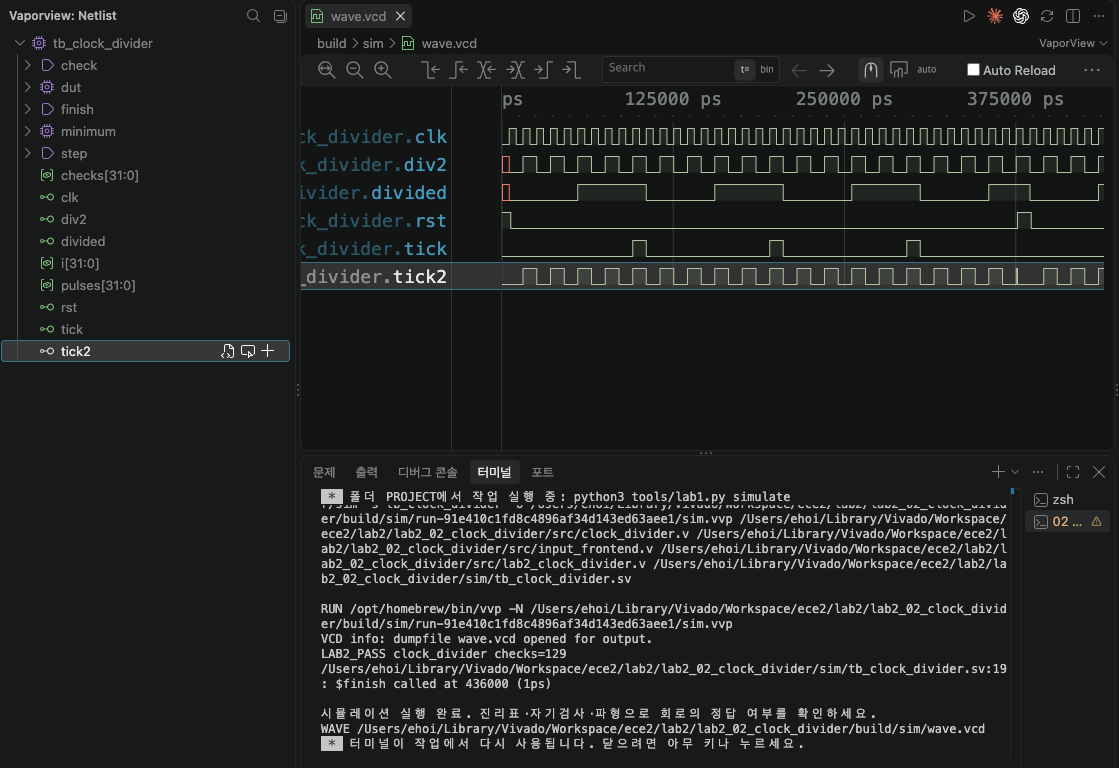
#> input picture lab2/lab2_02_clock_divider/evidence/normal/normal_screenshot.png, 1119 x 768 px, found by its file name
$ python build_lab2_report.py
#> lines starting #> are read from the running program, lines starting #| are printed output that depends on the picture
from pathlib import Path

from PIL import Image
from docx import Document
from docx.enum.section import WD_SECTION
from docx.enum.table import WD_CELL_VERTICAL_ALIGNMENT
from docx.enum.text import WD_ALIGN_PARAGRAPH
from docx.oxml import OxmlElement
from docx.oxml.ns import qn
from docx.shared import Inches, Pt, RGBColor


ROOT = Path('/Users/ehoi/Library/Vivado/Workspace/ece2/lab2')
OUT = ROOT / 'reports' / 'LAB2_실험전보고서.docx'
FONT_BODY = 'NanumBarunGothicOTF'
FONT_HEAD = 'NanumSquareOTF'
FONT_CODE = 'Menlo'
NAVY = '203B5A'
PALE = 'EAF1F7'
GRAY = 'D9D9D9'
ASSET_DIR = ROOT / 'reports' / 'evidence_crops'
COLUMN_WIDTH = 3.12


LABS = [
    {
        'id':'01','name':'4비트 업다운 카운터','module':'counter4','end':'356 ns','checks':'36',
        'goal':'동기식 리셋과 enable 제어를 갖는 4비트 업다운 카운터를 설계한다. down이 0이면 증가하고 1이면 감소하며, 4비트 범위 끝에서 자연스럽게 순환한다.',
        'structure':'상승 에지에서 rst를 가장 먼저 확인한다. rst가 1이면 value를 0으로 만들고, 그렇지 않을 때 enable이 1이면 down 방향에 따라 1을 더하거나 뺀다. enable이 0인 동안에는 값이 유지된다. 보드용 입력 전처리기와 top은 별도 RTL이며 이 TB는 counter4 코어만 검사한다.',
        'code':"""always @(posedge clk) begin
    if (rst) value <= 4'd0;
    else if (enable) begin
        if (down) value <= value - 4'd1;
        else value <= value + 4'd1;
    end
end""",
        'input':'TB의 clk 주기는 10 ns이다. reset 후 enable을 켜고 down=0으로 16번 검사해 0, 1, …, 15, 0을 확인한다. 이어 down=1로 16번 검사해 15, 14, …, 0, 15가 되는지 확인한다. enable을 내리면 값이 유지되어야 하며, reset과 enable이 함께 1일 때 reset이 우선해야 한다.',
        'normal':'LAB2_PASS counter4 checks=36. 종료 356 ns. 36개 자기검사에서 리셋, 양방향 증가·감소, 랩어라운드, hold 및 리셋 우선순위가 통과했다. input_frontend, XDC 핀 배치와 보드 동작을 검증한 결과는 아니다.',
        'normal_img':ROOT/'lab2_01_counter/evidence/normal/counter4_normal_waveform.png',
        'normal_caption':'전체 구간에서 15→0 및 0→15 순환과 종료 직전 hold·동기 리셋을 확인한다.',
        'mod':'교안에는 별도의 수정 실험이 제시되지 않는다. 정상 RTL과 TB를 그대로 두며, 임의의 고장을 주입하거나 수정 FAIL을 만들지 않았다.',
        'failure':'해당 없음','modified_img':None,
        'conclusion':'정상 파형은 각 상승 에지에서만 value가 변하고, enable이 꺼진 동안 값을 보존함을 보인다. 4비트 산술에 따라 증가·감소 경계에서 순환한다. 검증 범위는 코어 TB에 한정된다.',
        'pdf':'05.LAB2_01_COUNTER_VIVADO.pdf, 14–22쪽, 33–40쪽'
    },
    {
        'id':'02','name':'클록 분주기','module':'clock_divider','end':'436 ns','checks':'129',
        'goal':'입력 클록을 정수 비율로 분주해 관찰용 사각파 divided와 한 클록 폭 enable 신호 tick을 만든다.',
        'structure':'count는 DIVISOR−1까지 센 뒤 0으로 돌아간다. 짝수 DIVISOR에서 count가 절반 주기 경계에 도달하면 divided를 올리고 전체 주기 경계에서 내리므로 high·low 길이가 같다. tick은 count가 마지막 값일 때 1이며 다른 순차 회로의 enable로 사용한다. 테스트벤치에는 DIVISOR=10과 최소 허용값 2가 포함된다.',
        'code':"""localparam integer WIDTH = $clog2(DIVISOR);
reg [WIDTH-1:0] count;
assign tick = !rst && (count == DIVISOR - 1);
always @(posedge clk) begin
    if (rst) begin count <= 0; divided <= 1'b0; end
    else begin
        if (count == DIVISOR - 1) count <= 0;
        else count <= count + 1'b1;
        if (count == DIVISOR/2 - 1) divided <= 1'b1;
        else if (count == DIVISOR - 1) divided <= 1'b0;
    end
end""",
        'input':'TB clk는 10 ns 주기다. reset 뒤 DIVISOR=10에서 30주기 동안 divided의 위상·50% duty 및 마지막 count에서의 tick을 확인한다. DIVISOR=2 인스턴스에서도 매 2주기 출력과 enable pulse를 확인하고, 중간 reset 후 처음부터 다시 시작하는지 검사한다.',
        'normal':'LAB2_PASS clock_divider checks=129. 종료 436 ns. DIVISOR=10, 2의 duty와 위상, tick 시점·소비 pulse, reset 및 재시작 검사가 모두 통과했다.',
        'normal_img':ROOT/'lab2_02_clock_divider/evidence/normal/normal_screenshot.png',
        'normal_caption':'정상 VaporView 화면의 divided, tick 및 DIVISOR=2 출력·tick 파형.',
        'mod':'교안 지시에 따라 divided 상승 비교식을 count == DIVISOR/2 - 1에서 count == DIVISOR/2로 잠시 바꾸고 TB는 유지한다. DIVISOR=2에서는 상승 조건과 하강 조건이 겹쳐 첫 활성 에지 이후에도 div2가 낮게 남는다.',
        'failure':'16 ns · minimum divisor duty 검사. 기대 div2=1, 실제 div2=0. 원본 TB가 첫 불일치에서 중단했다. RTL을 원복해 LAB2_PASS clock_divider checks=129를 다시 확인했다.',
        'modified_img':ROOT/'lab2_02_clock_divider/evidence/modified/clock_divider_modified_waveform.png',
        'modified_caption':'수정 파형에서 16 ns 실패 직전 div2는 계속 0이며 tick2가 15 ns에 올라간다.',
        'conclusion':'상태 카운트는 계속 주 클록의 상승 에지에서 갱신한다. 10분주 비교식은 상승 경계를 한 주기 늦춰 60 ns low, 40 ns high가 되며, DIVISOR=2의 검사는 경계 조건이 겹치는 결함을 잡아낸다.',
        'pdf':'05.LAB2_02_CLOCK_DIVIDER_VIVADO.pdf, 13–17쪽, 34–44쪽'
    },
    {
        'id':'03','name':'레지스터 쌍','module':'register_pair','end':'66 ns','checks':'7',
        'goal':'입력값 저장용 stored와 저장값 전달용 value를 분리해, 저장·전달 제어의 우선순위와 동시 동작을 확인한다.',
        'structure':'두 4비트 레지스터는 모두 clk 상승 에지에서 갱신된다. reset은 둘 다 0으로 만든다. load와 transfer는 독립된 조건문이므로 동시에 동작할 수 있다. nonblocking 대입 때문에 같은 에지에서 value가 받는 것은 갱신 전 stored 값이다.',
        'code':"""always @(posedge clk) begin
    if (rst) begin
        stored <= 4'd0;
        value <= 4'd0;
    end else begin
        if (load) stored <= data_in;
        if (transfer) value <= stored;
    end
end""",
        'input':'clk 주기 10 ns. reset 뒤 data_in=A를 load해 stored=A,value=0을 확인한다. data_in을 3으로 바꾼 채 transfer하면 value=A여야 한다. load와 transfer를 같이 켜면 stored는 3으로 갱신되지만 value는 이전 A를 받아야 하며, 다음 전달 에지에는 value=3이 된다. 이후 hold와 reset 우선순위를 확인한다.',
        'normal':'LAB2_PASS register_pair checks=7. 종료 66 ns. reset, load만 수행, 저장값 전달, 동시 동작에서 이전 stored 사용, 다음 에지 전달, hold, reset 우선순위를 확인했다.',
        'normal_img':ROOT/'lab2_03_register/evidence/normal/normal_screenshot.png',
        'normal_caption':'정상 VaporView 캡처. 신호 트리에는 stored와 value가 있으나 표시된 파형 행에는 포함되지 않았다.',
        'mod':'교안 지시에 따라 transfer 대입의 우변을 stored에서 data_in으로 바꾸고 TB는 그대로 둔다. 이 수정은 등록된 값을 전달하지 않고 전달 에지의 입력을 직접 value에 저장한다.',
        'failure':'26 ns · transfer stored not live input 검사. 기대 stored=A,value=A, 즉 8’hAA였으나 실제 stored=A,value=3, 즉 8’hA3였다. RTL 원복 후 LAB2_PASS register_pair checks=7을 확인했다.',
        'modified_img':ROOT/'lab2_03_register/evidence/modified/register_pair_modified_waveform.png',
        'modified_caption':'25 ns 전달 에지에서 stored=A와 data_in=3이 함께 보이고, 수정 회로의 value는 3으로 갱신된다.',
        'conclusion':'저장 단계와 전달 단계는 독립된 레지스터 동작이다. 동시 갱신 시 오른쪽 값은 에지 직전의 stored라는 점을 TB가 검사한다. 정상 스크린샷에서 출력 bus가 표시되지 않으므로 수정 파형과 보관 VCD를 함께 해석한다.',
        'pdf':'05.LAB2_03_REGISTER_VIVADO.pdf, 13–14쪽, 35–44쪽'
    },
    {
        'id':'04','name':'4비트 시프트 레지스터','module':'shift_register4','end':'106 ns','checks':'8',
        'goal':'직렬 입력 비트를 최상위 비트에 넣고, 매 enable 에지마다 기존 비트를 하위 방향으로 한 칸 이동한다.',
        'structure':'동기 reset은 값을 0으로 만든다. enable이 1일 때만 {serial_in,value[3:1]}을 저장하므로 serial_in은 bit 3으로 들어가고 기존 bit 3:1은 bit 2:0으로 이동한다. enable=0이면 값은 유지된다.',
        'code':"""always @(posedge clk) begin
    if (rst) value <= 4'd0;
    else if (enable)
        value <= {serial_in, value[3:1]};
end""",
        'input':'TB에서 reset 이후 enable=1로 serial_in=1을 인가하고 15 ns 상승 에지에서 샘플링한다. 입력 1은 value=1000이 되어야 한다. 이어 입력 비트를 이동하며 출력 상태를 검사하고, enable을 내린 구간에서는 값이 변하지 않아야 한다.',
        'normal':'LAB2_PASS shift_register4 checks=8. 종료 106 ns. 입력이 MSB로 들어가고 이후 이동·유지 동작이 TB 기대값을 통과했다.',
        'normal_img':ROOT/'lab2_04_shift_register/evidence/normal/normal_screenshot.png',
        'normal_caption':'정상 실행 VaporView 파형과 PASS 로그.',
        'mod':'교안의 수정은 다음 상태 연결을 {serial_in,value[3:1]}에서 {value[2:0],serial_in}으로 바꾸는 것이다. 즉 입력이 LSB로 들어가며 기존 비트는 반대 방향으로 이동한다. TB 기대값은 유지한다.',
        'failure':'16 ns · input enters MSB 검사. 첫 입력 1 뒤 기대값은 1000, 실제 변경 RTL은 0001이다. RTL 원복 후 LAB2_PASS shift_register4 checks=8, 종료 106 ns를 다시 확인했다.',
        'modified_img':ROOT/'lab2_04_shift_register/evidence/modified/waveform.png',
        'modified_caption':'첫 enable 상승 에지에서 serial_in=1이 bit 0에 나타나며 16 ns 검사에서 실패한다.',
        'conclusion':'연결 순서가 직렬 데이터의 유입 방향을 결정한다. 첫 입력만으로 어느 비트에 데이터가 들어갔는지 분명히 구분되며, 수정 실험 로그와 파형이 교안 예상과 일치한다.',
        'pdf':'05.LAB2_04_SHIFT_REGISTER_VIVADO.pdf, RTL·정상 검사 절, 수정 실험 41쪽'
    },
    {
        'id':'05','name':'4비트 PISO 레지스터','module':'piso4','end':'976 ns','checks':'114',
        'goal':'4비트 데이터를 병렬로 적재한 뒤 MSB부터 한 비트씩 직렬 출력한다.',
        'structure':'serial_out은 value[3]에 연결된다. clk 상승 에지에서 reset, load, enable 순서로 동작을 선택한다. load가 우선하며 data_in을 병렬 적재한다. enable은 {value[2:0],1’b0}로 왼쪽 이동하고 빈 LSB를 0으로 채운다.',
        'code':"""assign serial_out = value[3];
always @(posedge clk) begin
    if (rst) value <= 4'd0;
    else if (load) value <= data_in;
    else if (enable)
        value <= {value[2:0], 1'b0};
end""",
        'input':'TB는 데이터를 load한 뒤 네 번 enable해 MSB 우선으로 직렬 비트를 읽는다. 먼저 word=0을 전달한 뒤 word=1을 병렬 적재한다. word=1의 첫 직렬 비트는 bit[3]=0이어야 한다. 총 114개 비교로 reset, load, shift, 출력 순서를 확인한다.',
        'normal':'LAB2_PASS piso4 checks=114. 종료 976 ns. 적재 우선순위와 MSB-first 네 비트 전송을 포함한 검사가 모두 통과했다.',
        'normal_img':ROOT/'lab2_05_piso/evidence/normal/normal_screenshot.png',
        'normal_caption':'정상 실행에서 value와 MSB 직렬 출력의 동작을 확인한다.',
        'mod':'교안의 수정은 serial_out을 value[3]에서 value[0]으로 바꾸는 것이다. TB는 MSB 우선 기대값을 유지하므로 LSB 출력은 첫 데이터에서 바로 어긋난다.',
        'failure':'86 ns · MSB first before edge 검사. word=1에서 기대 serial_out=0, 수정 RTL의 실제 serial_out=1이다. 정상 RTL 복구 후 LAB2_PASS piso4 checks=114, 종료 976 ns를 확인했다.',
        'modified_img':ROOT/'lab2_05_piso/evidence/modified/waveform.png',
        'modified_caption':'word=1을 적재한 뒤 value=0001이며 LSB 출력이 1로 나타나 86 ns에 실패한다.',
        'conclusion':'병렬 word의 첫 출력 위치를 지정하는 인덱스는 직렬 전송 순서를 결정한다. LSB와 MSB 차이는 word=0001 하나만으로 검출된다.',
        'pdf':'05.LAB2_05_PISO_VIVADO.pdf, 수정 실험 41쪽, 해설 43쪽'
    },
    {
        'id':'06','name':'Moore 순환 상태기계','module':'moore_cycle','end':'226 ns','checks':'23',
        'goal':'enable과 advance가 함께 활성화될 때 S0→S1→S2→S0 순환하는 2비트 Moore 상태기계를 구성한다.',
        'structure':'상태 value는 동기 reset에서 00으로 초기화된다. 두 제어가 모두 1인 상승 에지에서만 다음 상태로 간다. 나머지 입력에서는 현재 상태를 보존한다. 출력은 등록된 상태 자체이므로 입력 변화만으로 즉시 바뀌지 않는다.',
        'code':"""always @(posedge clk) begin
    if (rst) value <= 2'b00;
    else if (enable && advance) begin
        case (value)
            2'b00: value <= 2'b01;
            2'b01: value <= 2'b10;
            default: value <= 2'b00;
        endcase
    end
end""",
        'input':'TB는 reset으로 S0=00을 만든다. enable과 advance를 이용해 S0에서 S1, S1에서 S2, S2에서 S0로 진행하는 경우와 정지 조건을 검사한다. 출력 상태는 유효한 상승 에지 뒤에 바뀐다.',
        'normal':'LAB2_PASS moore_cycle checks=23. 종료 226 ns. 상태 전이와 정지 조건에 대한 23개 검사가 통과했다.',
        'normal_img':ROOT/'lab2_06_moore/evidence/normal/normal_screenshot.png',
        'normal_caption':'정상 상태 파형에서 상승 에지마다 상태가 순환한다.',
        'mod':'교안 지시에 따라 S1=01의 다음 상태를 S2=10에서 S0=00으로 변경한다. TB의 S1→S2 기대값은 그대로 둔다.',
        'failure':'46 ns · S1 to S2 검사. enable=1, advance=1 에지 뒤 기대값 10, 실제값 00이다. 원복 뒤 LAB2_PASS moore_cycle checks=23, 종료 226 ns를 확인했다.',
        'modified_img':ROOT/'lab2_06_moore/evidence/modified/waveform.png',
        'modified_caption':'S1에서 수정 전이값 00이 출력되어 46 ns 검사에서 S2 기대값과 다르다.',
        'conclusion':'Moore 기계의 다음 상태는 현재 상태와 제어 입력에 따라 결정되며 출력 변화는 클록 경계에서 발생한다. 한 전이만 잘못된 경우에도 해당 경로를 지정한 검사에서 검출된다.',
        'pdf':'05.LAB2_06_MOORE_VIVADO.pdf, 수정 실험 39쪽, 파형 해설 41쪽'
    },
    {
        'id':'07','name':'Mealy 토글 상태기계','module':'mealy_toggle','end':'67 ns','checks':'11',
        'goal':'입력이 1일 때 enable에 따라 상태를 토글하고, 현재 상태와 입력을 함께 이용해 조합 출력을 생성한다.',
        'structure':'state는 상승 에지에서만 갱신된다. reset은 S0을 선택하며 enable과 bit_in이 모두 1일 때 상태가 반전된다. value는 조합 논리다. bit_in=0이면 00, bit_in=1이면 현재 state에 따라 10 또는 01이 된다.',
        'code':"""always @(posedge clk) begin
    if (rst) state <= 1'b0;
    else if (enable && bit_in) state <= ~state;
end
assign value = bit_in ?
    (state ? 2'b01 : 2'b10) : 2'b00;""",
        'input':'TB는 S0을 reset한 뒤 state가 그대로인 동안 bit_in을 0에서 1로 바꾼다. 이 경우 조합 출력은 클록 사이에도 변해야 한다. 이후 enable과 bit_in이 함께 1인 상승 에지에서 상태가 토글되는지 확인한다.',
        'normal':'LAB2_PASS mealy_toggle checks=11. 종료 67 ns. 상태 토글, 입력 의존 조합 출력, 클록 사이 출력 변화를 포함한 11개 검사가 통과했다.',
        'normal_img':ROOT/'lab2_07_mealy/evidence/normal/normal_screenshot.png',
        'normal_caption':'정상 파형에서 입력 변화가 value를 즉시 바꾸고 상태는 상승 에지에서 갱신된다.',
        'mod':'교안은 bit_in=1일 때 S0과 S1의 출력을 서로 바꾸도록 한다. 원래 S0 출력은 10, S1 출력은 01이며 TB 기대값을 유지한다.',
        'failure':'7 ns · S0 input changes between clocks 검사. state=0, bit_in=1, enable=0에서 기대 {state,value}=010, 실제 001이다. RTL 복구 후 LAB2_PASS mealy_toggle checks=11, 종료 67 ns를 확인했다.',
        'modified_img':ROOT/'lab2_07_mealy/evidence/modified/waveform.png',
        'modified_caption':'S0에서 입력이 1로 바뀐 직후 수정 회로의 조합 출력 01이 나타나 7 ns에 실패한다.',
        'conclusion':'상태는 순차 논리, 출력은 조합 논리로 구현되어 있어 입력 변화와 상태 변화의 시점이 다르다. 클록 사이 검사는 Mealy 출력의 입력 의존성을 확인한다.',
        'pdf':'05.LAB2_07_MEALY_VIVADO.pdf, 수정 실험 41쪽, 파형 해설 43쪽'
    },
    {
        'id':'08','name':'8자리 7세그먼트 스캔','module':'segment_scan8','end':'1306 ns','checks':'194',
        'goal':'8자리 표시기를 빠르게 순차 선택하고 각 4비트 숫자에 맞는 세그먼트 패턴을 출력한다.',
        'structure':'index가 현재 자리를 가리키고, digits에서 해당 4비트를 골라 16진수 디코더로 segments를 만든다. 한 자리 전환 동안 blank를 활성화해 모든 select를 0으로 끄고, 다음 구간에서 one-hot 자리를 켠다. 보드 polarity는 wrapper에서 적용한다.',
        'code':"""if (rst) begin
    index <= 0;
    blank <= 1'b1;
end else if (enable) begin
    if (blank) blank <= 0;
    else begin
        blank <= 1;
        index <= index + 1'b1;
    end
end
nibble = digits >> (index * 4);
select = blank ? 8'h00 : (8'b0000_0001 << index);""",
        'input':'TB는 reset 동안 index=0, select=00으로 모든 자리가 꺼지는지 확인한다. 이후 enable로 blank와 one-hot select가 번갈아 동작하고, 자리 index와 digits의 4비트 nibble에 맞는 segments 패턴이 나오는지 검사한다.',
        'normal':'LAB2_PASS segment_scan8 checks=194. 종료 1306 ns. 리셋 blanking, 자리 선택, index 순환, 숫자 디코딩 검사가 통과했다.',
        'normal_img':ROOT/'lab2_08_segment_scan/evidence/normal/normal_screenshot.png',
        'normal_caption':'정상 VaporView 파형에서 blank 구간과 one-hot 자리 선택, 디코더 출력이 교대한다.',
        'mod':'교안에 따라 선택 신호의 blank 조건을 제거하고 one-hot 선택만 유지한다. TB는 변경하지 않아 reset 동안 모든 자리가 꺼져야 한다는 기대를 유지한다.',
        'failure':'6 ns · reset blanks digit zero 검사. 기대 select=00, 실제 select=01이며 index=0에서 첫 자리가 켜졌다. RTL 원복 후 LAB2_PASS segment_scan8 checks=194, 종료 1306 ns를 확인했다.',
        'modified_img':ROOT/'lab2_08_segment_scan/evidence/modified/waveform.png',
        'modified_caption':'리셋 중 index=0, select=01 및 숫자 0 패턴 FC가 보이며 6 ns에 실패한다.',
        'conclusion':'자리 전환 blanking은 표시값이 바뀌는 구간에 이전 자리 또는 엉뚱한 세그먼트가 잠깐 켜지는 현상을 막는다. reset blanking 검사는 표시기 안전 상태를 첫 시점에 확인한다.',
        'pdf':'05.LAB2_08_SEGMENT_SCAN_VIVADO.pdf, 수정 실험 48쪽, 파형 해설 50쪽'
    },
]

MOD_EXPECTED_ACTUAL = {
    '02': ('div2=1', 'div2=0'),
    '03': ("stored=A,value=A (8'hAA)", "stored=A,value=3 (8'hA3)"),
    '04': ('value=1000', 'value=0001'),
    '05': ('serial_out=0', 'serial_out=1'),
    '06': ('value=10', 'value=00'),
    '07': ('{state,value}=010', '{state,value}=001'),
    '08': ('select=00', 'select=01'),
}


# [59 lines left out: functions set_cell_shading, set_cell_margins, set_table_borders, set_repeat_table_header, set_section_columns, not called in this run]


def crop_image(src, dst, box):
    dst.parent.mkdir(parents=True, exist_ok=True)
    with Image.open(src) as im:
        im.crop(box).save(dst)
    return dst


def prepare_evidence_images():
    """Create readable crops for the narrow two-column body."""
    assets = {}
    split_ratios = {
        '01': .58, '02': .59, '03': .59, '04': .59,
        '05': .61, '06': .62, '07': .61, '08': .62,
    }
    for lab in LABS:
        lab_id = lab['id']
        vsc = (ROOT / 'lab2_01_counter/evidence/normal/normal_screenshot.png'
               if lab_id == '01' else lab['normal_img'])
        with Image.open(vsc) as im:
#> im is the input picture: PIL image 1119x768 RGBA; mean R, G, B, A 31.4, 32.9, 32.7, 255
            w, h = im.size
        wave = ASSET_DIR / f'lab2_{lab_id}_normal_waveform_ui.png'
        terminal = ASSET_DIR / f'lab2_{lab_id}_normal_terminal.png'
        crop_image(vsc, wave, (0, 0, w, int(h * .42)))
#> in crop_image, `im.crop(box).save(dst)`:
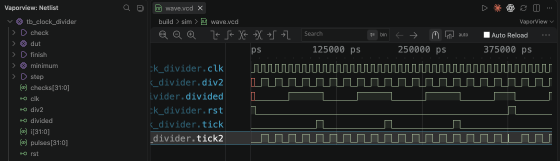
#> saved as lab2_01_normal_waveform_ui.png: PIL image 1119x322 RGBA (shown at 1/2 size); mean R, G, B, A 29.7, 31.9, 31.4, 255
        crop_image(vsc, terminal, (0, int(h * split_ratios[lab_id]), w, h))
#> call 2 of crop_image, with box = (0, 445, 1119, 768)
#> in crop_image (call 2), `im.crop(box).save(dst)`:
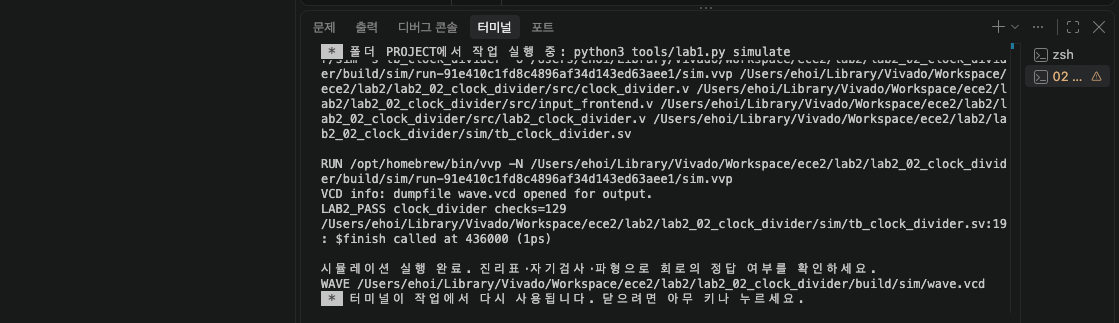
#> saved as lab2_01_normal_terminal.png: PIL image 1119x323 RGBA; mean R, G, B, A 36.6, 37.5, 37.5, 255
        assets[(lab_id, 'normal_wave')] = wave
        assets[(lab_id, 'normal_terminal')] = terminal

        modified = lab['modified_img']
        if modified:
#> (the run stopped early here; a loop or call above may not have finished)
